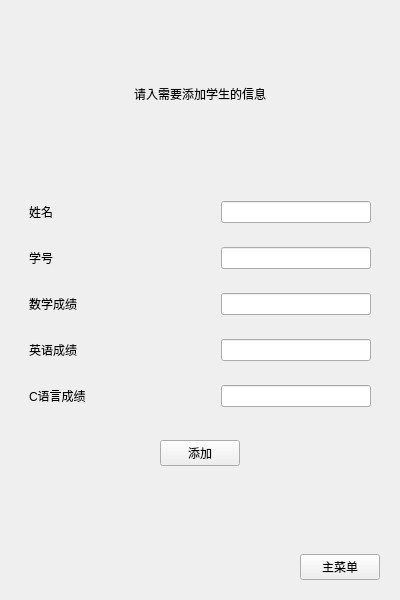
<?xml version="1.0" encoding="UTF-8"?>
<ui version="4.0">
 <class>AddStudentWidget</class>
 <widget class="QWidget" name="AddStudentWidget">
  <property name="geometry">
   <rect>
    <x>0</x>
    <y>0</y>
    <width>400</width>
    <height>600</height>
   </rect>
  </property>
  <property name="sizePolicy">
   <sizepolicy hsizetype="Fixed" vsizetype="Fixed">
    <horstretch>0</horstretch>
    <verstretch>0</verstretch>
   </sizepolicy>
  </property>
  <property name="minimumSize">
   <size>
    <width>400</width>
    <height>600</height>
   </size>
  </property>
  <property name="maximumSize">
   <size>
    <width>400</width>
    <height>600</height>
   </size>
  </property>
  <property name="windowTitle">
   <string>Form</string>
  </property>
  <layout class="QVBoxLayout" name="verticalLayout_2">
   <item>
    <spacer name="verticalSpacer_3">
     <property name="orientation">
      <enum>Qt::Vertical</enum>
     </property>
     <property name="sizeHint" stdset="0">
      <size>
       <width>20</width>
       <height>40</height>
      </size>
     </property>
    </spacer>
   </item>
   <item>
    <widget class="QWidget" name="widget_9" native="true">
     <layout class="QHBoxLayout" name="horizontalLayout_8">
      <item>
       <spacer name="horizontalSpacer_9">
        <property name="orientation">
         <enum>Qt::Horizontal</enum>
        </property>
        <property name="sizeHint" stdset="0">
         <size>
          <width>40</width>
          <height>20</height>
         </size>
        </property>
       </spacer>
      </item>
      <item>
       <widget class="QLabel" name="label_6">
        <property name="text">
         <string>请入需要添加学生的信息</string>
        </property>
       </widget>
      </item>
      <item>
       <spacer name="horizontalSpacer_10">
        <property name="orientation">
         <enum>Qt::Horizontal</enum>
        </property>
        <property name="sizeHint" stdset="0">
         <size>
          <width>40</width>
          <height>20</height>
         </size>
        </property>
       </spacer>
      </item>
     </layout>
    </widget>
   </item>
   <item>
    <spacer name="verticalSpacer_2">
     <property name="orientation">
      <enum>Qt::Vertical</enum>
     </property>
     <property name="sizeHint" stdset="0">
      <size>
       <width>20</width>
       <height>40</height>
      </size>
     </property>
    </spacer>
   </item>
   <item>
    <widget class="QWidget" name="widget_6" native="true">
     <layout class="QVBoxLayout" name="verticalLayout">
      <item>
       <widget class="QWidget" name="widget_3" native="true">
        <layout class="QHBoxLayout" name="horizontalLayout">
         <item>
          <widget class="QLabel" name="label">
           <property name="text">
            <string>姓名</string>
           </property>
          </widget>
         </item>
         <item>
          <spacer name="horizontalSpacer">
           <property name="orientation">
            <enum>Qt::Horizontal</enum>
           </property>
           <property name="sizeHint" stdset="0">
            <size>
             <width>40</width>
             <height>20</height>
            </size>
           </property>
          </spacer>
         </item>
         <item>
          <widget class="QLineEdit" name="lineEdit_name">
           <property name="sizePolicy">
            <sizepolicy hsizetype="Fixed" vsizetype="Fixed">
             <horstretch>0</horstretch>
             <verstretch>0</verstretch>
            </sizepolicy>
           </property>
           <property name="minimumSize">
            <size>
             <width>150</width>
             <height>0</height>
            </size>
           </property>
           <property name="maximumSize">
            <size>
             <width>150</width>
             <height>16777215</height>
            </size>
           </property>
          </widget>
         </item>
        </layout>
       </widget>
      </item>
      <item>
       <widget class="QWidget" name="widget_5" native="true">
        <layout class="QHBoxLayout" name="horizontalLayout_5">
         <item>
          <widget class="QLabel" name="label_2">
           <property name="text">
            <string>学号</string>
           </property>
          </widget>
         </item>
         <item>
          <spacer name="horizontalSpacer_2">
           <property name="orientation">
            <enum>Qt::Horizontal</enum>
           </property>
           <property name="sizeHint" stdset="0">
            <size>
             <width>40</width>
             <height>20</height>
            </size>
           </property>
          </spacer>
         </item>
         <item>
          <widget class="QLineEdit" name="lineEdit_number">
           <property name="minimumSize">
            <size>
             <width>150</width>
             <height>0</height>
            </size>
           </property>
           <property name="maximumSize">
            <size>
             <width>150</width>
             <height>16777215</height>
            </size>
           </property>
          </widget>
         </item>
        </layout>
       </widget>
      </item>
      <item>
       <widget class="QWidget" name="widget" native="true">
        <layout class="QHBoxLayout" name="horizontalLayout_2">
         <item>
          <widget class="QLabel" name="label_3">
           <property name="text">
            <string>数学成绩</string>
           </property>
          </widget>
         </item>
         <item>
          <spacer name="horizontalSpacer_3">
           <property name="orientation">
            <enum>Qt::Horizontal</enum>
           </property>
           <property name="sizeHint" stdset="0">
            <size>
             <width>40</width>
             <height>20</height>
            </size>
           </property>
          </spacer>
         </item>
         <item>
          <widget class="QLineEdit" name="lineEdit_math">
           <property name="minimumSize">
            <size>
             <width>150</width>
             <height>0</height>
            </size>
           </property>
           <property name="maximumSize">
            <size>
             <width>150</width>
             <height>16777215</height>
            </size>
           </property>
          </widget>
         </item>
        </layout>
       </widget>
      </item>
      <item>
       <widget class="QWidget" name="widget_2" native="true">
        <layout class="QHBoxLayout" name="horizontalLayout_3">
         <item>
          <widget class="QLabel" name="label_4">
           <property name="text">
            <string>英语成绩</string>
           </property>
          </widget>
         </item>
         <item>
          <spacer name="horizontalSpacer_4">
           <property name="orientation">
            <enum>Qt::Horizontal</enum>
           </property>
           <property name="sizeHint" stdset="0">
            <size>
             <width>40</width>
             <height>20</height>
            </size>
           </property>
          </spacer>
         </item>
         <item>
          <widget class="QLineEdit" name="lineEdit_english">
           <property name="minimumSize">
            <size>
             <width>150</width>
             <height>0</height>
            </size>
           </property>
           <property name="maximumSize">
            <size>
             <width>150</width>
             <height>16777215</height>
            </size>
           </property>
          </widget>
         </item>
        </layout>
       </widget>
      </item>
      <item>
       <widget class="QWidget" name="widget_4" native="true">
        <layout class="QHBoxLayout" name="horizontalLayout_4">
         <item>
          <widget class="QLabel" name="label_5">
           <property name="text">
            <string>C语言成绩</string>
           </property>
          </widget>
         </item>
         <item>
          <spacer name="horizontalSpacer_5">
           <property name="orientation">
            <enum>Qt::Horizontal</enum>
           </property>
           <property name="sizeHint" stdset="0">
            <size>
             <width>40</width>
             <height>20</height>
            </size>
           </property>
          </spacer>
         </item>
         <item>
          <widget class="QLineEdit" name="lineEdit_c">
           <property name="sizePolicy">
            <sizepolicy hsizetype="Fixed" vsizetype="Fixed">
             <horstretch>0</horstretch>
             <verstretch>0</verstretch>
            </sizepolicy>
           </property>
           <property name="minimumSize">
            <size>
             <width>150</width>
             <height>0</height>
            </size>
           </property>
           <property name="maximumSize">
            <size>
             <width>150</width>
             <height>16777215</height>
            </size>
           </property>
          </widget>
         </item>
        </layout>
       </widget>
      </item>
     </layout>
    </widget>
   </item>
   <item>
    <widget class="QWidget" name="widget_8" native="true">
     <layout class="QHBoxLayout" name="horizontalLayout_7">
      <item>
       <spacer name="horizontalSpacer_7">
        <property name="orientation">
         <enum>Qt::Horizontal</enum>
        </property>
        <property name="sizeHint" stdset="0">
         <size>
          <width>40</width>
          <height>20</height>
         </size>
        </property>
       </spacer>
      </item>
      <item>
       <widget class="QPushButton" name="btn_add">
        <property name="text">
         <string>添加</string>
        </property>
       </widget>
      </item>
      <item>
       <spacer name="horizontalSpacer_8">
        <property name="orientation">
         <enum>Qt::Horizontal</enum>
        </property>
        <property name="sizeHint" stdset="0">
         <size>
          <width>40</width>
          <height>20</height>
         </size>
        </property>
       </spacer>
      </item>
     </layout>
     <zorder>btn_add</zorder>
     <zorder>btn_add</zorder>
     <zorder>horizontalSpacer_7</zorder>
     <zorder>horizontalSpacer_8</zorder>
    </widget>
   </item>
   <item>
    <spacer name="verticalSpacer">
     <property name="orientation">
      <enum>Qt::Vertical</enum>
     </property>
     <property name="sizeHint" stdset="0">
      <size>
       <width>20</width>
       <height>40</height>
      </size>
     </property>
    </spacer>
   </item>
   <item>
    <widget class="QWidget" name="widget_7" native="true">
     <layout class="QHBoxLayout" name="horizontalLayout_6">
      <item>
       <spacer name="horizontalSpacer_6">
        <property name="orientation">
         <enum>Qt::Horizontal</enum>
        </property>
        <property name="sizeHint" stdset="0">
         <size>
          <width>40</width>
          <height>20</height>
         </size>
        </property>
       </spacer>
      </item>
      <item>
       <widget class="QPushButton" name="btn_returnToMain">
        <property name="text">
         <string>主菜单</string>
        </property>
       </widget>
      </item>
     </layout>
    </widget>
   </item>
  </layout>
 </widget>
 <resources/>
 <connections/>
</ui>
